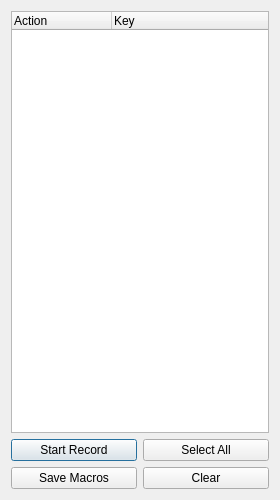
<?xml version="1.0" encoding="UTF-8"?>
<ui version="4.0">
 <class>MacrosEditor</class>
 <widget class="QDialog" name="MacrosEditor">
  <property name="geometry">
   <rect>
    <x>0</x>
    <y>0</y>
    <width>280</width>
    <height>500</height>
   </rect>
  </property>
  <property name="font">
   <font>
    <family>Segoe UI</family>
    <pointsize>9</pointsize>
   </font>
  </property>
  <property name="contextMenuPolicy">
   <enum>Qt::CustomContextMenu</enum>
  </property>
  <property name="windowTitle">
   <string>Macros Editor</string>
  </property>
  <property name="sizeGripEnabled">
   <bool>false</bool>
  </property>
  <property name="modal">
   <bool>false</bool>
  </property>
  <layout class="QVBoxLayout" name="verticalLayout">
   <item>
    <widget class="QTreeWidget" name="TreeWidget">
     <property name="contextMenuPolicy">
      <enum>Qt::CustomContextMenu</enum>
     </property>
     <property name="acceptDrops">
      <bool>true</bool>
     </property>
     <property name="dragEnabled">
      <bool>true</bool>
     </property>
     <property name="dragDropMode">
      <enum>QAbstractItemView::DragDrop</enum>
     </property>
     <property name="defaultDropAction">
      <enum>Qt::MoveAction</enum>
     </property>
     <property name="selectionMode">
      <enum>QAbstractItemView::ExtendedSelection</enum>
     </property>
     <property name="rootIsDecorated">
      <bool>false</bool>
     </property>
     <property name="itemsExpandable">
      <bool>true</bool>
     </property>
     <column>
      <property name="text">
       <string>Action</string>
      </property>
     </column>
     <column>
      <property name="text">
       <string>Key</string>
      </property>
     </column>
    </widget>
   </item>
   <item>
    <layout class="QGridLayout" name="gridLayout">
     <item row="0" column="0">
      <widget class="QPushButton" name="StartRecord">
       <property name="contextMenuPolicy">
        <enum>Qt::CustomContextMenu</enum>
       </property>
       <property name="text">
        <string>Start Record</string>
       </property>
      </widget>
     </item>
     <item row="0" column="1">
      <widget class="QPushButton" name="SelectAll">
       <property name="text">
        <string>Select All</string>
       </property>
      </widget>
     </item>
     <item row="1" column="0">
      <widget class="QPushButton" name="SaveMacros">
       <property name="text">
        <string>Save Macros</string>
       </property>
      </widget>
     </item>
     <item row="1" column="1">
      <widget class="QPushButton" name="Clear">
       <property name="text">
        <string>Clear</string>
       </property>
      </widget>
     </item>
    </layout>
   </item>
  </layout>
 </widget>
 <tabstops>
  <tabstop>TreeWidget</tabstop>
  <tabstop>StartRecord</tabstop>
  <tabstop>SelectAll</tabstop>
  <tabstop>SaveMacros</tabstop>
  <tabstop>Clear</tabstop>
 </tabstops>
 <resources/>
 <connections/>
</ui>
